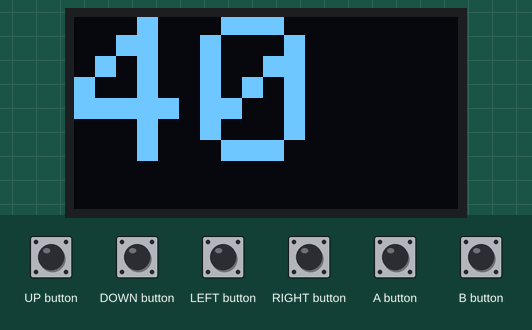
This sketch was run on a simulated Arduboy, built with avr-gcc and run on an emulated ATmega32U4. On the bench: 128×64 one-colour display. Inputs (shaded band) come from the test bench.

Above: at 1.2 s.
1.3 s: A button pressed for 0.15 s
At 1.49 s:
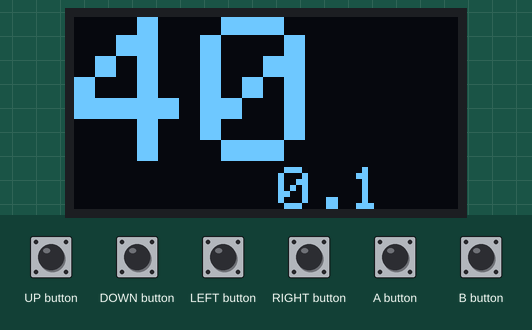
2.0 s: UP button pressed for 0.15 s
At 2.11 s:
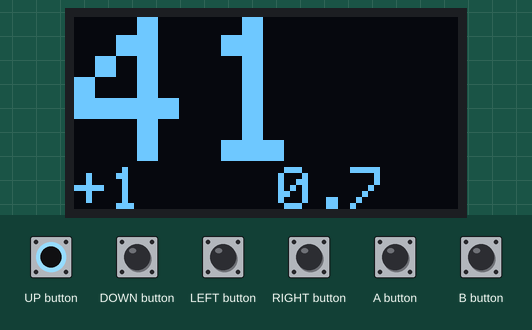
2.7 s: LEFT button pressed for 0.15 s
At 2.81 s:
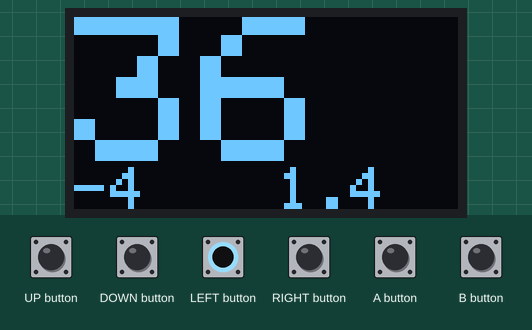
3.4 s: B button pressed for 0.15 s
At 3.51 s:
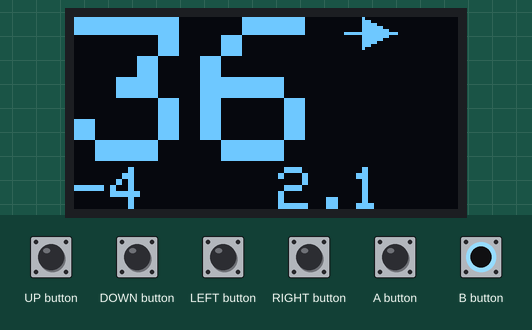
4.1 s: DOWN button pressed for 0.15 s
At 4.21 s:
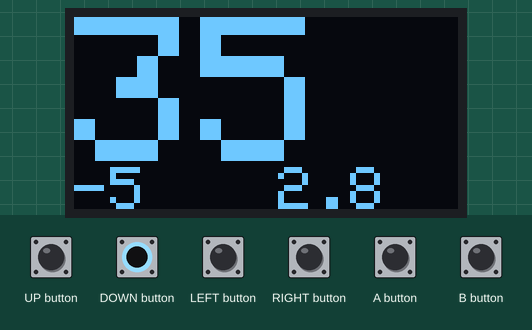
4.8 s: RIGHT button pressed for 0.15 s
At 6.43 s:
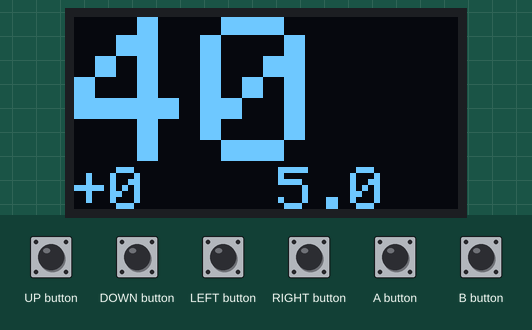
Timing chart, 0 to 6.5 s (numbered marks = the images above; inputs shaded):
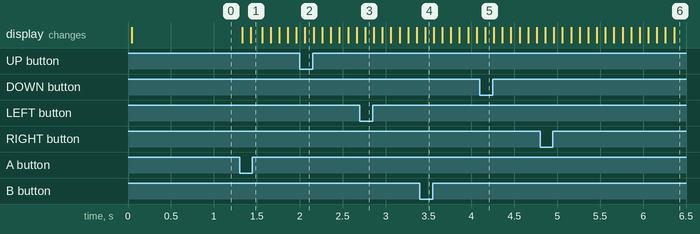

Measured:
- after the input at 1.3 s, the display: first changes at once (image 1 shows a later state)
- after the input at 2.0 s, the display: changes after 0.06 s (image 2)
- after the input at 2.7 s, the display: changes after 0.06 s (image 3)
- after the input at 3.4 s, the display: changes after 0.06 s (image 4)
- after the input at 4.8 s, the display: first changes after 0.06 s (image 6 shows a later state)

The sketch:

Counter.ino
```cpp
// (licence header left out)
#include "Arduboy.h"


// Make an instance of arduboy used for many functions
Arduboy arduboy;

// Random horribly organized variables here
char text[] = "asdf";
signed int score;
signed int diff;
int frame_counter;
bool pressing;
bool timer_pressed = false;
bool lost_game;
const int num_sub_scores = 6;
int cur_subscore = 0;
int subscores[num_sub_scores] = { 0 }; // all elements 0
byte ALL_DIR_BUTTONS = RIGHT_BUTTON + LEFT_BUTTON + UP_BUTTON + DOWN_BUTTON;
byte ALL_BUTTONS = RIGHT_BUTTON + LEFT_BUTTON + UP_BUTTON + DOWN_BUTTON + A_BUTTON + B_BUTTON;
static uint32_t StartTime; // Start time when timer is running
static uint32_t EndTime; // End time when timer stops
int TimerState = 0;

// not sure how correct this is
const byte start_game_sound [] = {
   0,166, 0x80, 0x81, 0x82, 0x90,0x53, 0x91,0x3F, 0,166, 0x81, 0x91,0x40, 0,166, 0x81, 0x91,0x3F, 0x92,0x42
};

// I don't know where this came from, but was included as an example for aduboy
const byte PROGMEM lost_game_sound [] = {
  // no idea what this means
  7,208, 0x90,0x45, 0x91,0x39, 1,77, 0x80, 0x81, 0x90,0x44, 0,166, 0x80, 0x90,0x45, 0,166, 0x80, 0x90,0x47,
  0x91,0x38, 1,77, 0x80, 0x81, 0x90,0x45, 0,166, 0x80, 0x90,0x44, 0,166, 0x80, 0x90,0x45, 0x91,0x36, 1,77,
  0x81, 1,77, 0x91,0x31, 0,166, 0x80, 0x90,0x47, 0,166, 0x80, 0x81, 0x90,0x44, 0,166, 0x80, 0x90,0x45,
  0,166, 0x80, 0x90,0x47, 0x91,0x32, 0,166, 0x80, 0x90,0x40, 0,166, 0x80, 0x81, 0x90,0x49, 0,166, 0x80,
  0x90,0x40, 0,166, 0x80, 0x90,0x4A, 0x91,0x34, 0,166, 0x80, 0x90,0x40, 0,166, 0x80, 0x81, 0x90,0x4C, 1,77,
  0x80, 0x90,0x49, 0x91,0x2D, 0,166, 0x80, 0x90,0x47, 0,166, 0x80, 0x81, 0x90,0x45, 0x91,0x39, 0,166, 0x80,
  0x90,0x47, 0,166, 0x80, 0x81, 0x90,0x49, 0x91,0x38, 0,166, 0x80, 0x90,0x4B, 0,166, 0x80, 0x81, 0x90,0x4C,
  0x91,0x36, 0,166, 0x80, 0x90,0x4E, 0,166, 0x80, 0x81, 0x90,0x50, 0x91,0x34, 0x92,0x40, 0,166, 0x80, 0x90,0x51,
  0,166, 0x80, 0x81, 0x82, 0x90,0x53, 0x91,0x3F, 0,166, 0x81, 0x91,0x40, 0,166, 0x81, 0x91,0x3F, 0x92,0x42,
  0,166, 0x80, 0x90,0x51, 0,166, 0x80, 0x81, 0x82, 0x90,0x50, 0x91,0x40, 0,166, 0x80, 0x81, 0x90,0x4E, 0x91,0x3F,
  0,166, 0x80, 0x81, 0x90,0x4C, 0x91,0x3D, 0x92,0x40, 0,166, 0x80, 0x90,0x4B, 0,166, 0x80, 0x81, 0x90,0x49,
  0,166, 0x80, 0x90,0x47, 0,166, 0x80, 0x90,0x4C, 0x91,0x38, 0,166, 0x82, 0x92,0x42, 0,166, 0x81, 0x82,
  0x91,0x3F, 0,166, 0x81, 0x91,0x40, 0,166, 0x81, 0x91,0x42, 0x92,0x39, 0,166, 0x81, 0x91,0x3B, 0,166,
  0x81, 0x82, 0x91,0x44, 0,166, 0x81, 0x91,0x3B, 0,166, 0x80, 0x81, 0x90,0x45, 0x91,0x4B, 0x92,0x3B, 0,166,
  0x80, 0x82, 0x90,0x3B, 0,166, 0x80, 0x90,0x47, 1,77, 0x80, 0x81, 0x90,0x4C, 0x91,0x44, 0x92,0x40, 0,166,
  0x81, 0x91,0x45, 0,166, 0x80, 0x81, 0x82, 0x90,0x4A, 0x91,0x47, 0,166, 0x80, 0x81, 0x90,0x49, 0x91,0x45, 0,166,
  0x80, 0x81, 0x90,0x4A, 0x91,0x44, 0,166, 0x80, 0x81, 0x90,0x4C, 0x91,0x42, 0,166, 0x80, 0x81, 0x90,0x4E, 0x91,0x40,
  0,166, 0x80, 0x81, 0x90,0x50, 0x91,0x3E, 0,166, 0x80, 0x81, 0x90,0x51, 0x91,0x3D, 0x92,0x39, 0,166, 0x81,
  0x91,0x49, 0,166, 0x81, 0x82, 0x91,0x4E, 0x92,0x38, 0,166, 0x80, 0x82, 0x90,0x51, 0x92,0x39, 0,166, 0x80,
  0x82, 0x90,0x50, 0x92,0x3B, 0,166, 0x81, 0x91,0x4B, 0,166, 0x81, 0x82, 0x91,0x4C, 0x92,0x39, 0,166, 0x80,
  0x82, 0x90,0x50, 0x92,0x38, 0,166, 0x80, 0x82, 0x90,0x4E, 0x92,0x39, 0,166, 0x81, 0x91,0x49, 0,166, 0x81,
  0x91,0x4A, 0,166, 0x80, 0x90,0x4E, 0,166, 0x80, 0x90,0x4C, 0,166, 0x81, 0x82, 0x91,0x47, 0x92,0x3B, 0,166,
  0x81, 0x82, 0x91,0x49, 0x92,0x38, 0,166, 0x80, 0x82, 0x90,0x4C, 0x92,0x39, 0,166, 0x80, 0x81, 0x82, 0x90,0x3B,
  0x91,0x4A, 0x92,0x44, 0,166, 0x80, 0x90,0x34, 0,166, 0x80, 0x81, 0x82, 0x90,0x3D, 0x91,0x49, 0x92,0x45, 0,166,
  0x80, 0x90,0x34, 0,166, 0x80, 0x81, 0x90,0x3E, 0x91,0x47, 0,166, 0x80, 0x90,0x34, 0,166, 0x80, 0x82, 0x90,0x44,
  0x92,0x40, 1,77, 0x80, 0x81, 0x82, 0x90,0x3D, 0x91,0x45, 0,166, 0x80, 0x90,0x3B, 0,166, 0x80, 0x90,0x39,
  0x92,0x49, 0,166, 0x80, 0x90,0x3B, 0,166, 0x80, 0x82, 0x90,0x3D, 0x92,0x4E, 0,166, 0x80, 0x90,0x3F, 0,166,
  0x80, 0x81, 0x90,0x45, 0x91,0x40, 0,166, 0x81, 0x91,0x42, 0,166, 0x80, 0x81, 0x90,0x44, 0x91,0x3B, 0,166,
  0x81, 0x91,0x39, 0,166, 0x81, 0x82, 0x91,0x47, 0x92,0x38, 0,166, 0x82, 0x92,0x39, 0,166, 0x81, 0x82, 0x91,0x4C,
  0x92,0x3B, 0,166, 0x82, 0x92,0x3D, 0,166, 0x80, 0x82, 0x90,0x44, 0x92,0x3F, 0,166, 0x82, 0x92,0x40, 0,166,
  0x80, 0x82, 0x90,0x42, 0x92,0x39, 0,166, 0x82, 0x92,0x38, 0,166, 0x81, 0x82, 0x91,0x4B, 0x92,0x36, 0,166,
  0x81, 0x82, 0x91,0x4C, 0x92,0x38, 0,166, 0x81, 0x82, 0x91,0x4E, 0x92,0x39, 0,166, 0x82, 0x92,0x38, 0,166,
  0x81, 0x82, 0x91,0x4C, 0x92,0x39, 0,166, 0x81, 0x82, 0x91,0x4B, 0x92,0x3B, 0,166, 0x80, 0x81, 0x82, 0x90,0x4C,
  0x91,0x38, 0,166, 0x92,0x4B, 0,166, 0x81, 0x82, 0x91,0x49, 0x92,0x39, 0,166, 0x81, 0x82, 0x91,0x47, 0x92,0x3B,
  0,166, 0x81, 0x82, 0x91,0x45, 0x92,0x3D, 0,166, 0x80, 0x81, 0x90,0x4E, 0x91,0x44, 0,166, 0x80, 0x81, 0x90,0x4B,
  0x91,0x42, 0,166, 0x80, 0x81, 0x90,0x4C, 0x91,0x40, 0,166, 0x80, 0x81, 0x90,0x4E, 0x91,0x3F, 0,166, 0x80,
  0x82, 0x90,0x47, 0x92,0x3B, 0,166, 0x80, 0x81, 0x82, 0x90,0x50, 0x91,0x39, 0x92,0x40, 0,166, 0x80, 0x81, 0x90,0x47,
  0x91,0x38, 0,166, 0x80, 0x81, 0x90,0x51, 0x91,0x36, 0,166, 0x80, 0x90,0x47, 0,166, 0x80, 0x81, 0x82, 0x90,0x53,
  0x91,0x3F, 0x92,0x3B, 1,77, 0x80, 0x81, 0x82, 0x90,0x50, 0x91,0x34, 0x92,0x40, 0,166, 0x80, 0x90,0x51, 0,166,
  0x80, 0x90,0x53, 0,166, 0x80, 0x90,0x51, 0,166, 0x80, 0x81, 0x82, 0x90,0x50, 0,166, 0x80, 0x90,0x4E, 0x91,0x39,
  0,166, 0x80, 0x81, 0x90,0x4C, 0x91,0x38, 0,166, 0x80, 0x81, 0x90,0x4A, 0x91,0x36, 0,166, 0x80, 0x81, 0x90,0x49,
  0x91,0x35, 0,166, 0x81, 0x91,0x31, 0,166, 0x81, 0x91,0x44, 0x92,0x36, 0,166, 0x81, 0x82, 0x91,0x45, 0x92,0x31,
  0,166, 0x81, 0x82, 0x91,0x47, 0x92,0x38, 0,166, 0x82, 0x92,0x31, 0,166, 0x81, 0x82, 0x91,0x45, 0x92,0x35,
  0,166, 0x81, 0x82, 0x91,0x44, 0x92,0x31, 0,166, 0x81, 0x82, 0x91,0x45, 0x92,0x36, 0,166, 0x82, 0x92,0x31,
  0,166, 0x80, 0x82, 0x90,0x38, 0x92,0x49, 0,166, 0x80, 0x82, 0x90,0x31, 0x92,0x4A, 0,166, 0x80, 0x82, 0x90,0x36,
  0x92,0x4C, 0,166, 0x80, 0x90,0x31, 0,166, 0x80, 0x82, 0x90,0x34, 0x92,0x4A, 0,166, 0x80, 0x82, 0x90,0x31,
  0x92,0x49, 0,166, 0x80, 0x82, 0x90,0x33, 0x92,0x47, 0,166, 0x80, 0x90,0x2F, 0,166, 0x80, 0x81, 0x90,0x34,
  0x91,0x42, 0,166, 0x80, 0x81, 0x90,0x2F, 0x91,0x44, 0,166, 0x80, 0x81, 0x90,0x36, 0x91,0x45, 0,166, 0x80,
  0x90,0x2F, 0,166, 0x80, 0x81, 0x90,0x33, 0x91,0x44, 0,166, 0x80, 0x81, 0x90,0x2F, 0x91,0x42, 0,166, 0x80,
  0x81, 0x90,0x44, 0x91,0x34, 0,166, 0x81, 0x91,0x2F, 0,166, 0x81, 0x82, 0x91,0x47, 0x92,0x36, 0,166, 0x81,
  0x82, 0x91,0x49, 0x92,0x2F, 0,166, 0x81, 0x82, 0x91,0x4A, 0x92,0x34, 0,166, 0x82, 0x92,0x2F, 0,166, 0x81,
  0x82, 0x91,0x49, 0x92,0x32, 0,166, 0x81, 0x82, 0x91,0x47, 0x92,0x2F, 0,166, 0x81, 0x82, 0x91,0x45, 0x92,0x31,
  0,166, 0x82, 0x92,0x2D, 0,166, 0x80, 0x82, 0x90,0x32, 0x92,0x41, 0,166, 0x80, 0x82, 0x90,0x42, 0x92,0x2D,
  0,166, 0x80, 0x82, 0x90,0x44, 0x92,0x34, 0,166, 0x82, 0x92,0x2D, 0,166, 0x80, 0x82, 0x90,0x42, 0x92,0x31,
  0,166, 0x80, 0x82, 0x90,0x2D, 0x92,0x41, 0,166, 0x80, 0x82, 0x90,0x42, 0x92,0x32, 0,166, 0x82, 0x92,0x2D,
  0,166, 0x81, 0x82, 0x91,0x34, 0x92,0x45, 0,166, 0x81, 0x82, 0x91,0x2D, 0x92,0x47, 0,166, 0x81, 0x82, 0x91,0x32,
  0x92,0x49, 0,166, 0x81, 0x91,0x2D, 0,166, 0x81, 0x82, 0x91,0x31, 0x92,0x47, 0,166, 0x81, 0x82, 0x91,0x2D,
  0x92,0x45, 0,166, 0x81, 0x82, 0x91,0x30, 0x92,0x44, 0,166, 0x81, 0x91,0x2C, 0,166, 0x80, 0x81, 0x90,0x31,
  0x91,0x3F, 0,166, 0x80, 0x81, 0x90,0x2C, 0x91,0x41, 0,166, 0x80, 0x81, 0x90,0x33, 0x91,0x42, 0,166, 0x80,
  0x90,0x2C, 0,166, 0x80, 0x81, 0x90,0x30, 0x91,0x41, 0,166, 0x80, 0x81, 0x90,0x2C, 0x91,0x3F, 0,166, 0x80,
  0x81, 0x90,0x31, 0x91,0x41, 1,77, 0x81, 0x82, 0x91,0x44, 0x92,0x41, 0,166, 0x81, 0x82, 0x91,0x45, 0x92,0x42,
  0,166, 0x81, 0x82, 0x91,0x47, 0x92,0x44, 1,77, 0x81, 0x82, 0x91,0x45, 0x92,0x42, 0,166, 0x81, 0x82, 0x91,0x44,
  0x92,0x41, 0,166, 0x81, 0x82, 0x91,0x45, 0x92,0x42, 1,77, 0x81, 0x91,0x46, 0,166, 0x81, 0x91,0x48, 0,166,
  0x81, 0x82, 0x91,0x49, 0x92,0x40, 1,77, 0x81, 0x91,0x48, 0,166, 0x81, 0x91,0x46, 0,166, 0x81, 0x82, 0x91,0x3F,
  0x92,0x48, 1,77, 0x82, 0x92,0x48, 0,166, 0x82, 0x92,0x49, 0,166, 0x81, 0x82, 0x91,0x4B, 0x92,0x42, 1,77,
  0x81, 0x91,0x49, 0,166, 0x81, 0x91,0x48, 0,166, 0x80, 0x81, 0x90,0x49, 0,166, 0x91,0x3E, 0,166, 0x80,
  0x81, 0x90,0x44, 0x91,0x3D, 0,166, 0x80, 0x81, 0x90,0x45, 0x91,0x3B, 0,166, 0x80, 0x81, 0x82, 0x90,0x47, 0x91,0x3D,
  0x92,0x41, 0,166, 0x81, 0x91,0x39, 0,166, 0x80, 0x81, 0x90,0x45, 0x91,0x3B, 0,166, 0x80, 0x81, 0x90,0x44,
  0x91,0x3D, 0,166, 0x80, 0x81, 0x82, 0x90,0x45, 0x91,0x42, 0x92,0x36, 0,166, 0x80, 0x81, 0x90,0x42, 0,166,
  0x80, 0x82, 0x90,0x44, 0x91,0x35, 0,166, 0x80, 0x81, 0x90,0x45, 0x91,0x36, 0,166, 0x80, 0x81, 0x90,0x47, 0x91,0x38,
  0,166, 0x80, 0x90,0x49, 0,166, 0x80, 0x81, 0x90,0x4A, 0x91,0x36, 0,166, 0x80, 0x81, 0x90,0x4C, 0x91,0x35,
  0,166, 0x80, 0x81, 0x90,0x4A, 0x91,0x36, 0,166, 0x92,0x49, 0,166, 0x82, 0x92,0x47, 0,166, 0x80, 0x90,0x4A,
  0,166, 0x80, 0x90,0x49, 0,166, 0x81, 0x82, 0x91,0x47, 0x92,0x38, 0,166, 0x81, 0x82, 0x91,0x45, 0x92,0x35,
  0,166, 0x80, 0x82, 0x90,0x49, 0x92,0x36, 0,166, 0x80, 0x81, 0x82, 0x90,0x38, 0x91,0x47, 0x92,0x41, 0,166,
  0x80, 0x90,0x31, 0,166, 0x80, 0x81, 0x82, 0x90,0x39, 0x91,0x42, 0x92,0x45, 0,166, 0x80, 0x90,0x31, 0,166,
  0x80, 0x82, 0x90,0x3B, 0x92,0x44, 0,166, 0x80, 0x90,0x31, 0,166, 0x80, 0x81, 0x90,0x3D, 0x91,0x41, 0,166,
  0x80, 0x90,0x3B, 0,166, 0x80, 0x81, 0x82, 0x90,0x39, 0x91,0x42, 0,166, 0x80, 0x90,0x3B, 0,166, 0x80, 0x90,0x3D,
  0x92,0x49, 0,166, 0x80, 0x90,0x3B, 0,166, 0x80, 0x82, 0x90,0x39, 0x92,0x4E, 0,166, 0x80, 0x90,0x38, 0,166,
  0x80, 0x81, 0x90,0x36, 0x91,0x45, 0,166, 0x80, 0x90,0x34, 0,166, 0x80, 0x81, 0x90,0x4A, 0x91,0x3B, 0,166,
  0x81, 0x91,0x3D, 0,166, 0x81, 0x82, 0x91,0x44, 0x92,0x3E, 0,166, 0x82, 0x92,0x3D, 0,166, 0x81, 0x82, 0x91,0x50,
  0x92,0x3B, 0,166, 0x82, 0x92,0x39, 0,166, 0x80, 0x82, 0x90,0x44, 0x92,0x38, 0,166, 0x82, 0x92,0x36, 0,166,
  0x80, 0x82, 0x90,0x4C, 0x92,0x3D, 0,166, 0x82, 0x92,0x3E, 0,166, 0x81, 0x82, 0x91,0x49, 0x92,0x40, 0,166,
  0x82, 0x92,0x3E, 0,166, 0x81, 0x82, 0x91,0x51, 0x92,0x3D, 0,166, 0x82, 0x92,0x3B, 0,166, 0x80, 0x82, 0x90,0x49,
  0x92,0x39, 0,166, 0x82, 0x92,0x38, 0,166, 0x80, 0x82, 0x90,0x3F, 0x92,0x4E, 0,166, 0x80, 0x90,0x40, 0,166,
  0x80, 0x81, 0x90,0x42, 0x91,0x4B, 0,166, 0x80, 0x90,0x40, 0,166, 0x80, 0x81, 0x90,0x3F, 0x91,0x53, 0,166,
  0x80, 0x90,0x3D, 0,166, 0x80, 0x81, 0x90,0x3B, 0x91,0x51, 0,166, 0x80, 0x90,0x39, 0,166, 0x80, 0x81, 0x90,0x50,
  0x91,0x40, 1,77, 0x80, 0x82, 0x90,0x50, 0x92,0x47, 0,166, 0x80, 0x82, 0x90,0x51, 0x92,0x49, 0,166, 0x80,
  0x82, 0x90,0x53, 0x92,0x4A, 1,77, 0x80, 0x82, 0x90,0x51, 0x92,0x49, 0,166, 0x80, 0x82, 0x90,0x50, 0x92,0x47,
  0,166, 0x80, 0x82, 0x90,0x51, 0x92,0x49, 1,77, 0x82, 0x92,0x49, 0,166, 0x82, 0x92,0x4B, 0,166, 0x80,
  0x82, 0x90,0x50, 0x92,0x4C, 1,77, 0x82, 0x92,0x4B, 0,166, 0x82, 0x92,0x49, 0,166, 0x80, 0x82, 0x90,0x4E,
  0x92,0x4B, 1,77, 0x82, 0x92,0x4B, 0,166, 0x82, 0x92,0x4C, 0,166, 0x80, 0x82, 0x90,0x51, 0x92,0x4E, 1,77,
  0x82, 0x92,0x4C, 0,166, 0x82, 0x92,0x4B, 0,166, 0x82, 0x92,0x4C, 0,166, 0x81, 0x91,0x3D, 0,166, 0x80,
  0x81, 0x90,0x50, 0x91,0x3B, 0,166, 0x80, 0x81, 0x90,0x51, 0x91,0x39, 0,166, 0x80, 0x81, 0x90,0x53, 0x91,0x38,
  0,166, 0x80, 0x81, 0x90,0x51, 0x91,0x36, 0,166, 0x80, 0x81, 0x90,0x50, 0x91,0x34, 0,166, 0x80, 0x81, 0x90,0x4E,
  0x91,0x32, 0,166, 0x80, 0x81, 0x82, 0x90,0x4C, 0x91,0x31, 0,166, 0x80, 0x81, 0x90,0x4A, 0x91,0x39, 0,166,
  0x80, 0x81, 0x90,0x49, 0x91,0x32, 0,166, 0x80, 0x81, 0x90,0x47, 0x91,0x39, 0,166, 0x80, 0x81, 0x90,0x45, 0x91,0x34,
  0,166, 0x80, 0x81, 0x90,0x49, 0x91,0x39, 0,166, 0x80, 0x81, 0x90,0x4C, 0x91,0x31, 0,166, 0x80, 0x81, 0x90,0x4F,
  0x91,0x39, 0,166, 0x80, 0x81, 0x90,0x32, 0x91,0x4E, 0,166, 0x80, 0x90,0x39, 0,166, 0x80, 0x90,0x34, 0x92,0x45,
  0,166, 0x80, 0x82, 0x90,0x39, 0x92,0x47, 0,166, 0x80, 0x82, 0x90,0x32, 0x92,0x49, 0,166, 0x80, 0x90,0x39,
  0,166, 0x80, 0x82, 0x90,0x31, 0x92,0x47, 0,166, 0x80, 0x82, 0x90,0x39, 0x92,0x45, 0,166, 0x80, 0x82, 0x90,0x2F,
  0x92,0x44, 0,166, 0x80, 0x90,0x38, 0,166, 0x80, 0x81, 0x90,0x31, 0x91,0x4A, 0,166, 0x80, 0x81, 0x90,0x38,
  0x91,0x4C, 0,166, 0x80, 0x81, 0x90,0x32, 0x91,0x4E, 0,166, 0x80, 0x90,0x38, 0,166, 0x80, 0x81, 0x90,0x2F,
  0x91,0x4C, 0,166, 0x80, 0x81, 0x90,0x38, 0x91,0x4A, 0,166, 0x80, 0x81, 0x90,0x4C, 0x91,0x31, 0,166, 0x81,
  0x91,0x38, 0,166, 0x81, 0x82, 0x91,0x44, 0x92,0x32, 0,166, 0x81, 0x82, 0x91,0x45, 0x92,0x38, 0,166, 0x81,
  0x82, 0x91,0x47, 0x92,0x31, 0,166, 0x82, 0x92,0x38, 0,166, 0x81, 0x82, 0x91,0x45, 0x92,0x2F, 0,166, 0x81,
  0x82, 0x91,0x44, 0x92,0x38, 0,166, 0x81, 0x82, 0x91,0x42, 0x92,0x2E, 0,166, 0x82, 0x92,0x36, 0,166, 0x80,
  0x82, 0x90,0x49, 0x92,0x2F, 0,166, 0x80, 0x82, 0x90,0x4A, 0x92,0x36, 0,166, 0x80, 0x82, 0x90,0x4C, 0x92,0x31,
  0,166, 0x82, 0x92,0x36, 0,166, 0x80, 0x82, 0x90,0x4A, 0x92,0x2E, 0,166, 0x80, 0x82, 0x90,0x49, 0x92,0x36,
  0,166, 0x80, 0x82, 0x90,0x4A, 0x92,0x2F, 0,166, 0x82, 0x92,0x36, 0,166, 0x81, 0x82, 0x91,0x42, 0x92,0x31,
  0,166, 0x81, 0x82, 0x91,0x44, 0x92,0x36, 0,166, 0x81, 0x82, 0x91,0x45, 0x92,0x2F, 0,166, 0x82, 0x92,0x36,
  0,166, 0x81, 0x82, 0x91,0x44, 0x92,0x2D, 0,166, 0x81, 0x82, 0x91,0x42, 0x92,0x36, 0,166, 0x81, 0x82, 0x91,0x2C,
  0x92,0x40, 0,166, 0x81, 0x91,0x34, 0,166, 0x80, 0x81, 0x90,0x47, 0x91,0x28, 0,166, 0x80, 0x81, 0x90,0x49,
  0x91,0x34, 0,166, 0x80, 0x81, 0x90,0x4A, 0x91,0x2A, 0,166, 0x81, 0x91,0x34, 0,166, 0x80, 0x81, 0x90,0x49,
  0x91,0x2C, 0,166, 0x80, 0x81, 0x90,0x47, 0x91,0x34, 0,166, 0x80, 0x81, 0x90,0x49, 0x91,0x2D, 0,166, 0x80,
  0x90,0x45, 0,166, 0x80, 0x81, 0x82, 0x90,0x4E, 0x91,0x2C, 0,166, 0x81, 0x91,0x45, 0x92,0x2D, 0,166, 0x81,
  0x82, 0x91,0x44, 0x92,0x2F, 0,166, 0x80, 0x90,0x4B, 0,166, 0x80, 0x82, 0x90,0x4C, 0x92,0x2D, 0,166, 0x81,
  0x82, 0x91,0x44, 0x92,0x2C, 0,166, 0x81, 0x82, 0x91,0x42, 0x92,0x2D, 0,166, 0x80, 0x90,0x49, 0,166, 0x80,
  0x90,0x4A, 0,166, 0x81, 0x91,0x42, 0,166, 0x81, 0x91,0x40, 0,166, 0x80, 0x82, 0x90,0x47, 0x92,0x2F, 0,166,
  0x80, 0x82, 0x90,0x49, 0x92,0x2C, 0,166, 0x81, 0x82, 0x91,0x2D, 0x92,0x40, 0,166, 0x80, 0x81, 0x82, 0x90,0x2F,
  0x91,0x44, 0x92,0x3E, 0,166, 0x80, 0x90,0x28, 0,166, 0x80, 0x81, 0x82, 0x90,0x31, 0x91,0x3D, 0x92,0x45, 0,166,
  0x80, 0x90,0x28, 0,166, 0x80, 0x81, 0x90,0x32, 0x91,0x3B, 0,166, 0x80, 0x90,0x28, 0,166, 0x80, 0x82, 0x90,0x34,
  0x92,0x44, 1,77, 0x80, 0x81, 0x82, 0x90,0x31, 0x91,0x45, 0x92,0x40, 0,166, 0x82, 0x92,0x3D, 0,166, 0x80,
  0x81, 0x82, 0x90,0x36, 0x91,0x44, 0x92,0x3E, 0,166, 0x81, 0x91,0x45, 0,166, 0x81, 0x91,0x47, 0,166, 0x82,
  0x92,0x3B, 0,166, 0x80, 0x81, 0x82, 0x90,0x35, 0x91,0x45, 0x92,0x3D, 0,166, 0x81, 0x91,0x44, 0,166, 0x80,
  0x81, 0x90,0x45, 0x91,0x36, 0,166, 0x82, 0x92,0x39, 0,166, 0x82, 0x92,0x3B, 0,166, 0x82, 0x92,0x38, 0,166,
  0x82, 0x92,0x39, 0,166, 0x80, 0x90,0x47, 0,166, 0x80, 0x81, 0x90,0x44, 0x91,0x34, 0,166, 0x80, 0x90,0x45,
  0,166, 0x80, 0x81, 0x90,0x47, 0x91,0x32, 0,166, 0x80, 0x82, 0x90,0x38, 0x92,0x40, 0,166, 0x80, 0x81, 0x82,
  0x90,0x49, 0x91,0x31, 0x92,0x39, 0,166, 0x80, 0x90,0x40, 0,166, 0x80, 0x81, 0x90,0x4A, 0x91,0x2F, 0,166,
  0x80, 0x90,0x40, 0,166, 0x80, 0x81, 0x82, 0x90,0x4C, 0x91,0x34, 0x92,0x38, 1,77, 0x80, 0x81, 0x82, 0x90,0x49,
  0x91,0x39, 0x92,0x2D, 0,166, 0x80, 0x90,0x47, 0,166, 0x80, 0x81, 0x90,0x45, 0x91,0x3D, 0,166, 0x80, 0x90,0x47,
  0,166, 0x80, 0x81, 0x82, 0x90,0x49, 0x91,0x42, 0,166, 0x80, 0x90,0x4B, 0,166, 0x80, 0x90,0x4C, 0x92,0x39,
  0,166, 0x80, 0x90,0x4E, 0,166, 0x80, 0x82, 0x90,0x47, 0x92,0x38, 0,166, 0x80, 0x90,0x45, 0,166, 0x80,
  0x81, 0x90,0x44, 0x91,0x3B, 0,166, 0x80, 0x90,0x45, 0,166, 0x80, 0x81, 0x90,0x47, 0x91,0x40, 0,166, 0x80,
  0x90,0x49, 0,166, 0x80, 0x82, 0x90,0x4A, 0x92,0x38, 0,166, 0x80, 0x90,0x4C, 0,166, 0x80, 0x82, 0x90,0x45,
  0x92,0x36, 0,166, 0x80, 0x90,0x44, 0,166, 0x80, 0x81, 0x90,0x42, 0x91,0x39, 0,166, 0x80, 0x90,0x44, 0,166,
  0x80, 0x81, 0x90,0x45, 0x91,0x3E, 0,166, 0x80, 0x90,0x47, 0,166, 0x80, 0x82, 0x90,0x49, 0x92,0x36, 0,166,
  0x80, 0x90,0x4A, 0,166, 0x80, 0x82, 0x90,0x44, 0x92,0x34, 0,166, 0x80, 0x90,0x47, 0,166, 0x80, 0x81, 0x90,0x44,
  0x91,0x3B, 0,166, 0x80, 0x81, 0x90,0x3D, 0x91,0x40, 0,166, 0x80, 0x81, 0x90,0x4C, 0x91,0x3E, 1,77, 0x81,
  0x91,0x3D, 0,166, 0x81, 0x91,0x3B, 0,166, 0x81, 0x91,0x3D, 0,166, 0x80, 0x90,0x4C, 0,166, 0x80, 0x81,
  0x90,0x49, 0x91,0x39, 0,166, 0x80, 0x81, 0x90,0x45, 0x91,0x3B, 0,166, 0x80, 0x81, 0x90,0x51, 0x91,0x3D, 1,77,
  0x81, 0x91,0x3B, 0,166, 0x81, 0x91,0x39, 0,166, 0x81, 0x91,0x3B, 0,166, 0x80, 0x90,0x47, 0,166, 0x80,
  0x81, 0x90,0x4A, 0x91,0x38, 0,166, 0x80, 0x81, 0x90,0x4E, 0x91,0x39, 0,166, 0x80, 0x81, 0x90,0x50, 0x91,0x3B,
  1,77, 0x81, 0x91,0x39, 0,166, 0x81, 0x91,0x38, 0,166, 0x81, 0x91,0x39, 0,166, 0x80, 0x90,0x45, 0,166,
  0x80, 0x81, 0x90,0x49, 0x91,0x36, 0,166, 0x80, 0x81, 0x90,0x4C, 0x91,0x38, 0,166, 0x80, 0x81, 0x90,0x4E, 0x91,0x39,
  1,77, 0x81, 0x91,0x38, 0,166, 0x81, 0x91,0x36, 0,166, 0x81, 0x91,0x38, 0,166, 0x80, 0x82, 0x90,0x4C,
  0x92,0x34, 0,166, 0x80, 0x81, 0x82, 0x90,0x4B, 0x91,0x38, 0,166, 0x80, 0x81, 0x90,0x4C, 0x91,0x3B, 0,166,
  0x80, 0x81, 0x90,0x4E, 0x91,0x45, 0x92,0x3C, 0,166, 0x82, 0x92,0x38, 0,166, 0x80, 0x81, 0x82, 0x90,0x39, 0,166,
  0x80, 0x90,0x33, 0,166, 0x80, 0x90,0x49, 0x91,0x45, 0x92,0x34, 0,13, 1,29, 0,246, 0x80, 0x81, 0x90,0x4A,
  0x91,0x47, 0,53, 0,141, 0x80, 0x81, 0x82, 0x90,0x47, 0x91,0x44, 0x92,0x28, 0,95, 1,77, 0,202,
0x80, 0x81, 0x90,0x45, 0,91, 0,136, 0x80, 0x82, 0x90,0x45, 0x91,0x2D, 7,83, 0x80, 0x81, 0xf0};


void setup() {
  //initiate arduboy instance
  arduboy.beginNoLogo();

  // here we set the framerate to 30, we do not need to run at default 60 and
  // it saves us battery life.
  arduboy.setFrameRate(30);
  score = 40;
  pressing = false;
  lost_game = false;
  frame_counter = 0;
  diff = 0;
}


void loop() {

  if (!(arduboy.nextFrame()))
    return;

  if (arduboy.notPressed(ALL_DIR_BUTTONS)){
    pressing = false;
  }else{
    if (!pressing ) {
      pressing = true;
      int local_diff = 0;
      // if the right button is pressed move 1 pixel to the right every frame
      if(arduboy.pressed(RIGHT_BUTTON)) {
        local_diff+=5;
      }

      // if the left button is pressed move 1 pixel to the left every frame
      if(arduboy.pressed(LEFT_BUTTON)) {
        local_diff-=5;
      }

      // if the up button or B button is pressed move 1 pixel up every frame
      if(arduboy.pressed(UP_BUTTON)) {
        local_diff++;
      }

      // if the down button or A button is pressed move 1 pixel down every frame
      if (arduboy.pressed(DOWN_BUTTON)) {
        local_diff--;
      }

      if (arduboy.pressed(B_BUTTON) && abs(local_diff) == 1){
        if (local_diff < 0){
          cur_subscore += 1;
        }else{
          cur_subscore -= 1;
        }
        cur_subscore = (cur_subscore + num_sub_scores) % num_sub_scores;
        arduboy.tunes.tone(330, 50);
        local_diff = 0;
      }else if (arduboy.pressed(B_BUTTON) && abs(local_diff) > 1){
        local_diff /= 5;
        subscores[cur_subscore] += local_diff;
      }else{
        if (frame_counter <= 0){
          diff = 0;
        }
        frame_counter = 90;
        diff += local_diff;

        score += local_diff;
      }
      if (local_diff != 0){
        int temp_tone = 220;
        if (local_diff > 0){
          temp_tone = 440;
        }
        temp_tone += diff * 10;
        if (temp_tone < 50) temp_tone = 50;

        arduboy.tunes.tone(temp_tone, 100 + abs(local_diff * 20));
      }
    }
  }

  // we clear our screen to black
  arduboy.clear();

  sprintf(text, "%i", score);
  arduboy.setCursor(0, -1);
  arduboy.setTextSize(7);
  arduboy.print(text);


  int box_w = 20;
  int box_h = 10;


  if (arduboy.pressed(A_BUTTON)){
    if (timer_pressed == false){
      TimerState++;
      timer_pressed = true;

      if (TimerState == 1){
        StartTime = millis();
      }else if (TimerState == 2){
        EndTime = millis();
      }
    }
  }else{
    timer_pressed = false;
  }


  if (TimerState == 0){
    // don't do anything
  }else if ((TimerState == 1) || (TimerState == 2)){
      long t;
      if (TimerState == 1){
        t = millis() - StartTime;
      }else if (TimerState == 2){
        t = EndTime  - StartTime;
      }
      int seconds = t/1000;
      int tens = (t/100)%10;
      sprintf(text, "%d.%d", seconds, tens);
      arduboy.setCursor(WIDTH - 60, 50);
      arduboy.setTextSize(2);
      arduboy.print(text);
  }else{
    TimerState = 0;
  }
  if (arduboy.pressed(A_BUTTON)){
    //arduboy.drawRect(WIDTH-box_w, cur_subscore * box_h, box_w, box_h, WHITE);
  }
  if (arduboy.pressed(B_BUTTON)){
    // draw an arrow at what we are selecting
    int arrow_width = 18;
    arduboy.fillRect(WIDTH - box_w - arrow_width, cur_subscore * box_h , arrow_width, box_h, BLACK);
    arduboy.drawLine(WIDTH - box_w - arrow_width, cur_subscore * box_h + box_h / 2, WIDTH - box_w - 2, cur_subscore * box_h + box_h / 2, WHITE);
    arduboy.fillTriangle (
      WIDTH - box_w - 1,               cur_subscore * box_h + box_h / 2,
      WIDTH - box_w - arrow_width * 2 / 3, cur_subscore * box_h,
      WIDTH - box_w - arrow_width * 2 / 3, cur_subscore * box_h + box_h / 2,
      WHITE);
    arduboy.fillTriangle (
      WIDTH - box_w -2,                cur_subscore * box_h + box_h / 2 ,
      WIDTH - box_w - arrow_width * 2 / 3, cur_subscore * box_h + box_h,
      WIDTH - box_w - arrow_width * 2 / 3, cur_subscore * box_h + box_h / 2,
      WHITE);
  }
  for (int i = 0; i < num_sub_scores; i++){
    if (subscores[i] != 0){
      sprintf(text, "%i", subscores[i]);
      arduboy.setCursor(WIDTH-box_w + 1, box_h * i + 1);
      arduboy.setTextSize(1);
      arduboy.print(text);
    }
  }

  if (frame_counter > 0){
    frame_counter--;

    sprintf(text, "%+i", diff);
    arduboy.setCursor(0, 50);
    arduboy.setTextSize(2);
    arduboy.print(text);
  }else{
    if (!lost_game && score <= 0){
      lost_game = true;
      arduboy.tunes.playScore(lost_game_sound);
    }
  }

  // then we finaly we tell the arduboy to display what we just wrote to the display.
  arduboy.display();


}
```
